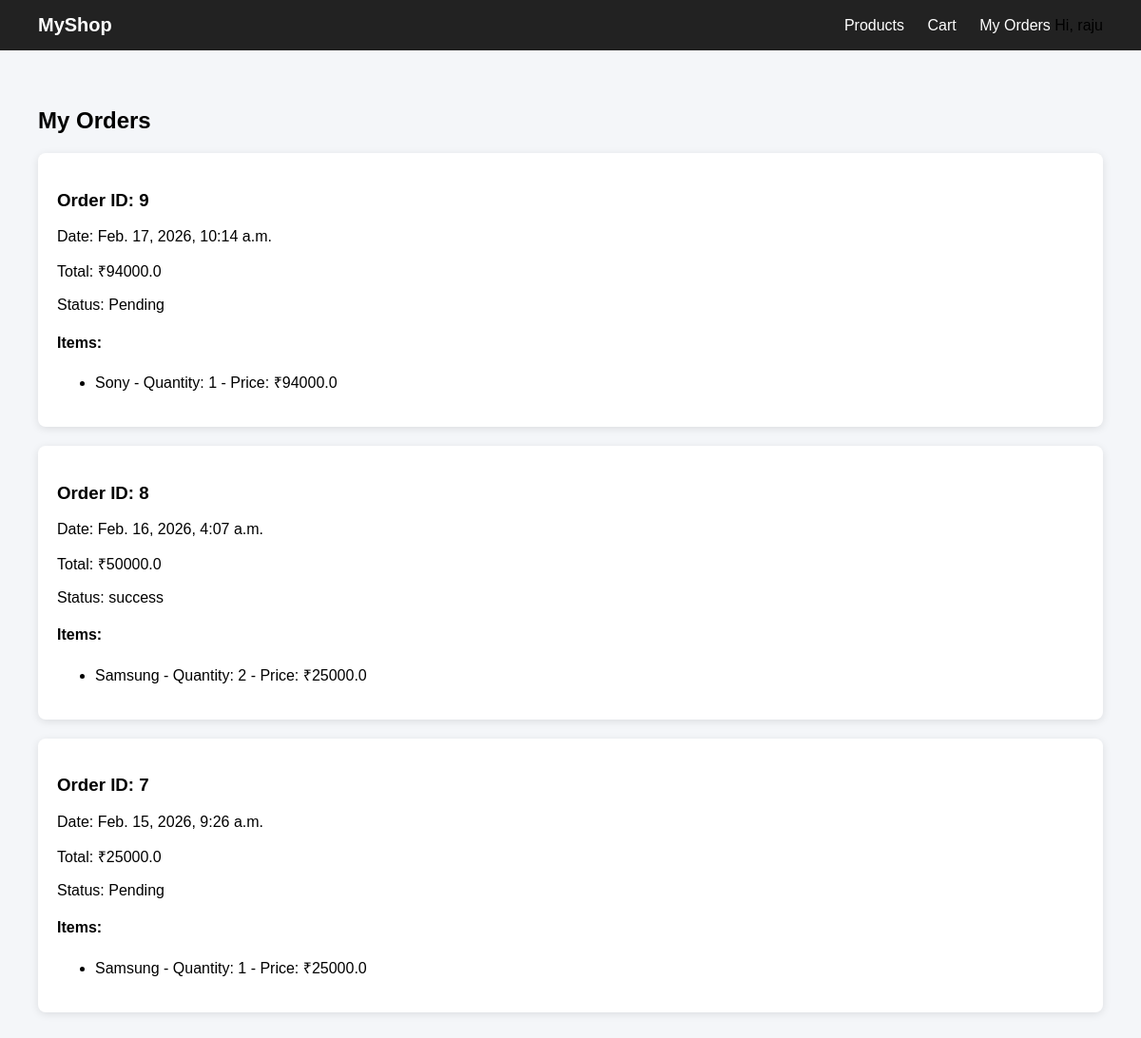
Screenshot of /orders/ (signed in) with the database file from the repository.
### store/models.py (models this page shows, shortened)
class Order(models.Model):
    user = models.ForeignKey(User, on_delete=models.CASCADE)
    created_at = models.DateTimeField(auto_now_add=True)
    total_price = models.FloatField(default=0)
    status = models.CharField(max_length=20, default="Pending")

class OrderItem(models.Model):
    order = models.ForeignKey(Order, on_delete=models.CASCADE)
    product = models.ForeignKey(Product, on_delete=models.CASCADE)
    quantity = models.IntegerField()
    price = models.FloatField()

class Product(models.Model):
    category = models.ForeignKey(Category, on_delete=models.CASCADE)
    name = models.CharField(max_length=200)
    description = models.TextField()
    price = models.FloatField()
    stock = models.IntegerField()

### store/views.py (the view)
# urls.py: path('orders/', views.order_history, name='order_history'),
@login_required
def order_history(request):
    orders = Order.objects.filter(user=request.user).order_by('-created_at')
    return render(request, 'order_history.html', {'orders': orders})

### store/templates/order_history.html
{% extends 'base.html' %}
{% block content %}
<h2>My Orders</h2>
{% for order in orders %}
<div class="order-card">
    <h3>Order ID: {{ order.id }}</h3>
    <p>Date: {{ order.created_at }}</p>
    <p>Total: ₹{{ order.total_price }}</p>
    <p>Status: {{ order.status }}</p>
    <h4>Items:</h4>
    <ul>
        {% for item in order.orderitem_set.all %}
            <li>
                {{ item.product.name }} -
                Quantity: {{ item.quantity }} -
                Price: ₹{{ item.price }}
            </li>
        {% endfor %}
    </ul>
</div>
{% empty %}
    <p>No orders yet.</p>
{% endfor %}
{% endblock %}

### store/templates/base.html (shortened to what this page needs)
<!DOCTYPE html>
{% load static %}
<html>
<head>
    <link rel="stylesheet" href="{% static 'css/style.css' %}">
</head>
<body>
<div class="navbar">
    <div class="logo">MyShop</div>
    <div>
        <a href="{% url 'product_list' %}">Products</a>
        <a href="{% url 'view_cart' %}">Cart</a>
        <a href="{% url 'order_history' %}">My Orders</a>
        {% if user.is_authenticated %}
            <span class="username">Hi, {{ user.username }}</span>
        {% endif %}
    </div>
</div>
<div class="container">
    {% block content %}
    {% endblock %}
</div>
</body>
</html>

### store/static/css/style.css (style rules this page uses)
body { font-family: Arial, sans-serif; margin: 0; background-color: #f4f6f9; }
.navbar { background-color: #222; padding: 15px 40px; display: flex; justify-content: space-between; align-items: center; }
.navbar a { color: white; text-decoration: none; margin-left: 20px; }
.logo { color: white; font-size: 20px; font-weight: bold; }
.container { padding: 40px; }
.order-card { background: white; padding: 20px; margin-bottom: 20px; border-radius: 8px; box-shadow: 0 2px 8px rgba(0,0,0,0.1); }

### rows the page displays
Order: id "9", created_at "Feb. 17, 2026, 10:14 a.m.", total_price "94000.0", status "Pending"
OrderItem: product.name "Sony", quantity "1", price "94000.0"
Order: id "8", created_at "Feb. 16, 2026, 4:07 a.m.", total_price "50000.0", status "success"
OrderItem: product.name "Samsung", quantity "2", price "25000.0"
Order: id "7", created_at "Feb. 15, 2026, 9:26 a.m.", total_price "25000.0", status "Pending"
OrderItem: product.name "Samsung", quantity "1", price "25000.0"

### other values shown
{{ user.username }} "raju"
